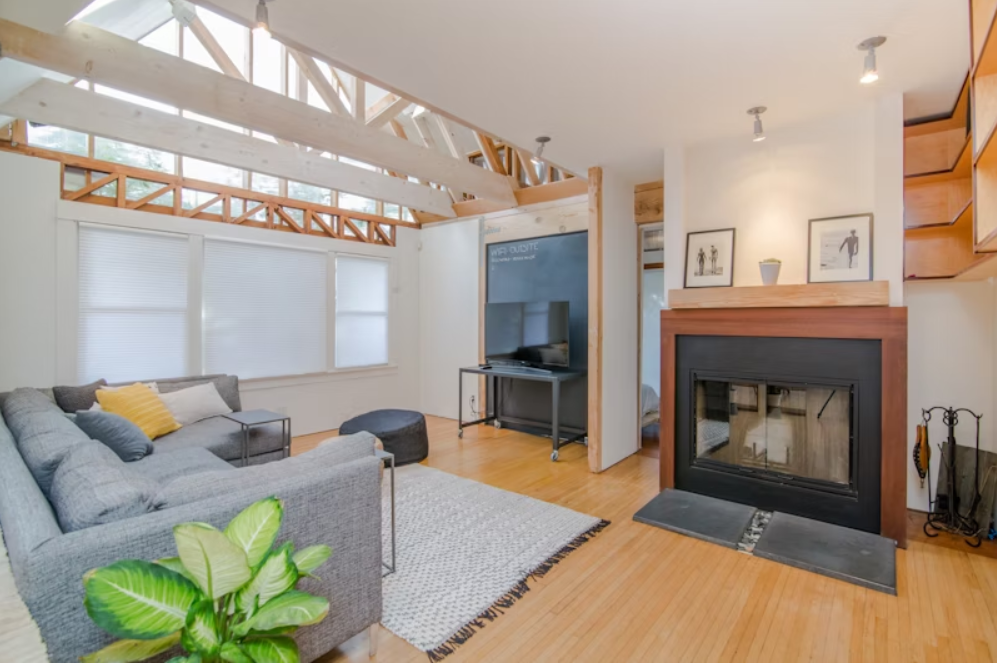
#> input picture uploads/1_livingroom.png, 997 x 663 px
$ python -i image_processing.py   (imports and definitions only)   (older library calls are emulated)
#> lines starting #> are read from the running program, lines starting #| are printed output that depends on the picture; after the words box and inside, x2 and y2 are one past the last pixel; in counts of white or black regions, pixels touching at a corner belong together
#> further down, picture is the input picture: shape (663, 997, 3); mean B, G, R 140.6, 154.5, 166.4
### img_processing_dashboard/model/utils.py
import numpy as np
from PIL import Image

import cv2
import numpy as np
import matplotlib.pyplot as plt

# [29 lines left out: functions compute_histogram, load_image, not called in this run]

def to_gray(img):
    """Chuyển ảnh RGB sang ảnh xám."""
    if len(img.shape) == 2:
        return img  # đã là ảnh xám
    return np.dot(img[..., :3], [0.2989, 0.5870, 0.1140]).astype(np.uint8)
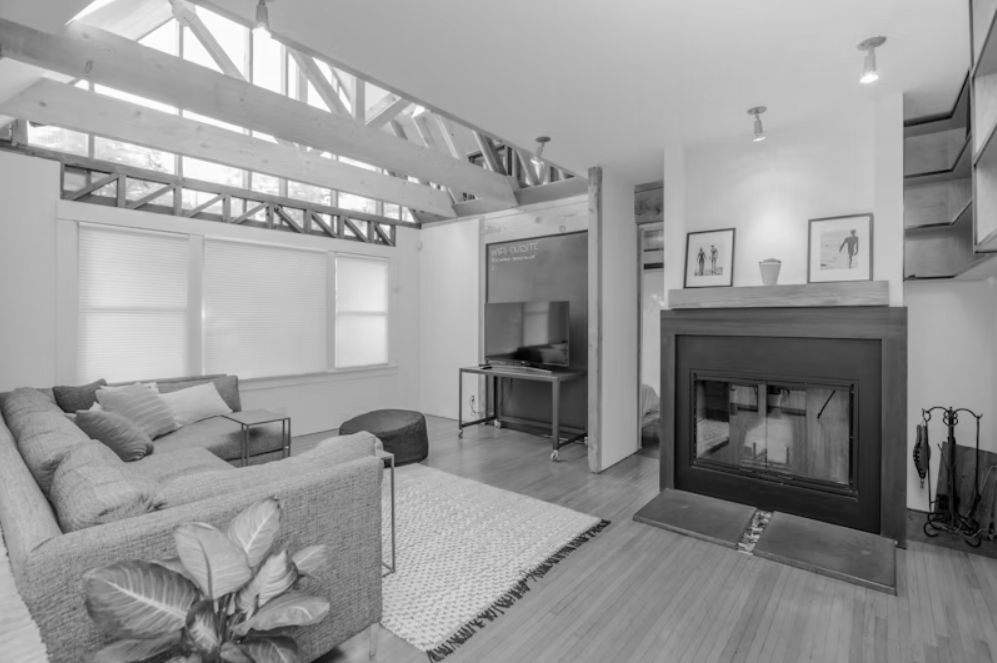
#> returned value: shape (663, 997); min 0, max 254, mean 151.2

### img_processing_dashboard/model/image_processing.py
from .utils import to_gray
import cv2
import numpy as np

def sobel_edge(img):
    gray = to_gray(img)
    sx = cv2.Sobel(gray, cv2.CV_64F, 1, 0, ksize=3)
    sy = cv2.Sobel(gray, cv2.CV_64F, 0, 1, ksize=3)
    sobel = cv2.magnitude(sx, sy)
    return np.uint8(sobel)

def laplacian_edge(img):
    gray = to_gray(img)
    lap = cv2.Laplacian(gray, cv2.CV_64F)
    lap = cv2.convertScaleAbs(lap)
    return lap


def canny_edge(img, t1=100, t2=200):
    """Phát hiện biên bằng thuật toán Canny."""
    gray = to_gray(img)
    # Bước 1: làm mờ Gaussian để giảm nhiễu
    blur = cv2.GaussianBlur(gray, (5, 5), 1.4)
    # Bước 2–4: tính gradient, NMS, hysteresis (cv2.Canny làm sẵn)
    edge = cv2.Canny(blur, threshold1=t1, threshold2=t2)
    return edge

def process_image(img, method, **kwargs):
    if img is None:
        return None
    if method == "Grayscale Conversion":
        return to_gray(img)
    elif method == "Sobel Filter":
        return sobel_edge(img)
    elif method == "Laplacian Filter":
        return laplacian_edge(img)
    elif method == "Canny Edge Detection":
        t1 = kwargs.get("t1", 100)
        t2 = kwargs.get("t2", 200)
        return canny_edge(img, t1, t2)
    else:
        return img

def count_objects(img):
    """
    Đếm số vật thể (vùng trắng) trong ảnh nhị phân.
    Trả về (ảnh tô biên, số lượng).
    """
    gray = to_gray(img)
    # đảm bảo ảnh nhị phân
    _, thresh = cv2.threshold(gray, 50, 255, cv2.THRESH_BINARY)
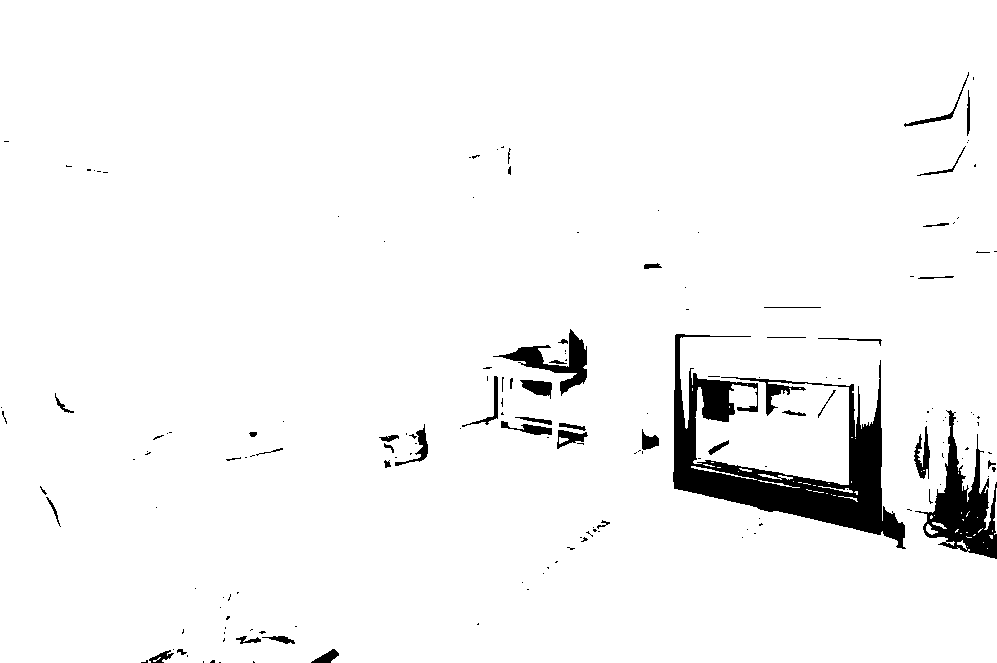
#> thresh: shape (663, 997); 96.1% white; 169 black regions (125 under 20 px)
    contours, _ = cv2.findContours(thresh, cv2.RETR_EXTERNAL, cv2.CHAIN_APPROX_SIMPLE)
#> contours = 24 contours, 19 with area under 20; largest, box (x1, y1, x2, y2) and area: (0, 0, 997, 663) 653859, (926, 524, 938, 535) 48, (993, 488, 997, 535) 34, (932, 522, 947, 529) 27, (957, 540, 967, 550) 24
    output = cv2.cvtColor(gray, cv2.COLOR_GRAY2BGR)
    cv2.drawContours(output, contours, -1, (0, 0, 255), 2)
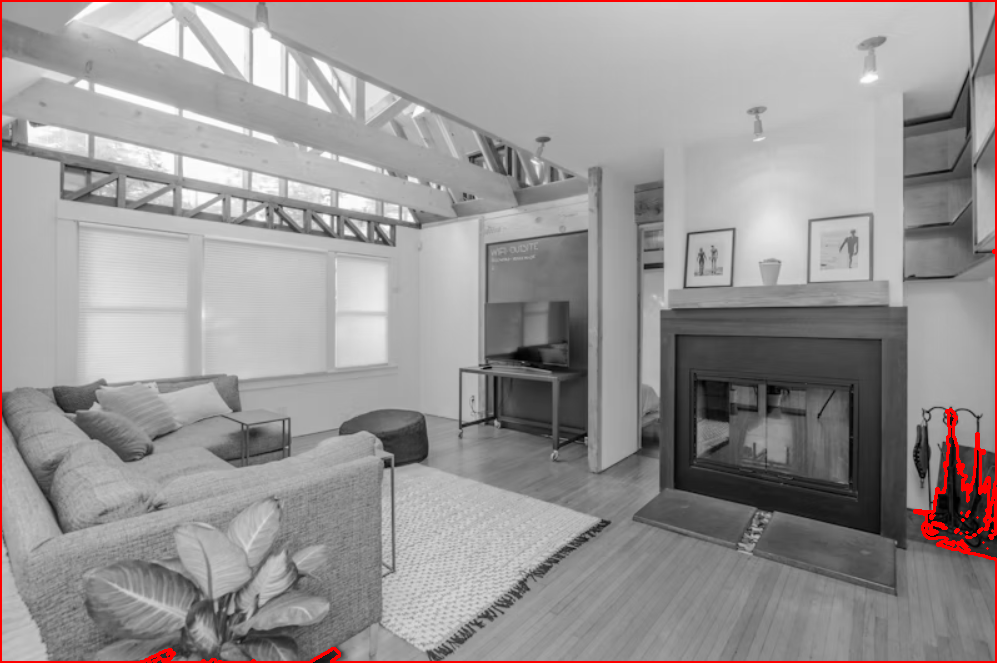
#> output: shape (663, 997, 3); mean B, G, R 149.4, 149.4, 153.1
    return output, len(contours)

>>> import cv2
>>> picture = cv2.imread('../../uploads/1_livingroom.png')
>>> result = count_objects(picture)
